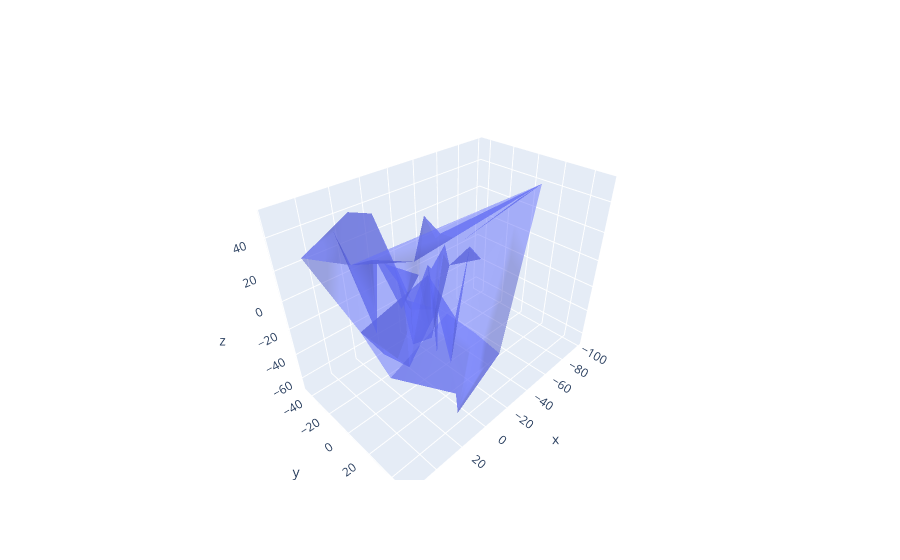

The code cell stored with this chart in its notebook:
### Code cell
import plotly.graph_objects as go
import plotly.express as px
from plotly  import subplots
import numpy as np

N = 50
fig = go.Figure(data=[go.Mesh3d(x=(30*np.random.randn(N)),
                   y=(25*np.random.randn(N)),
                   z=(30*np.random.randn(N)),
                   opacity=0.5,)])

fig.show()
